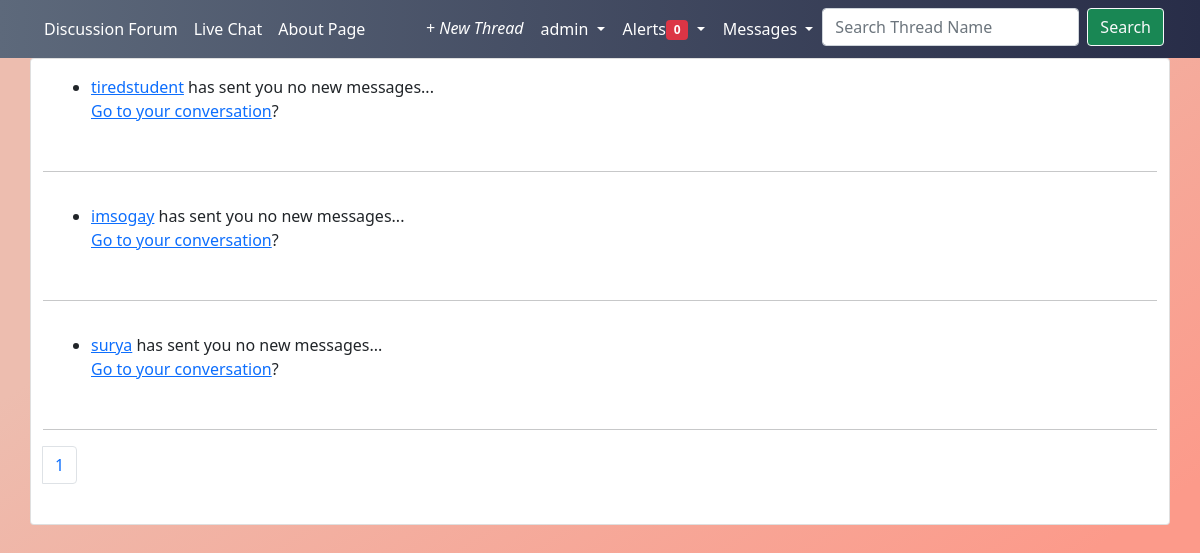
/direct_message/your_messages/ (signed in), run on an earlier commit of the app's database.
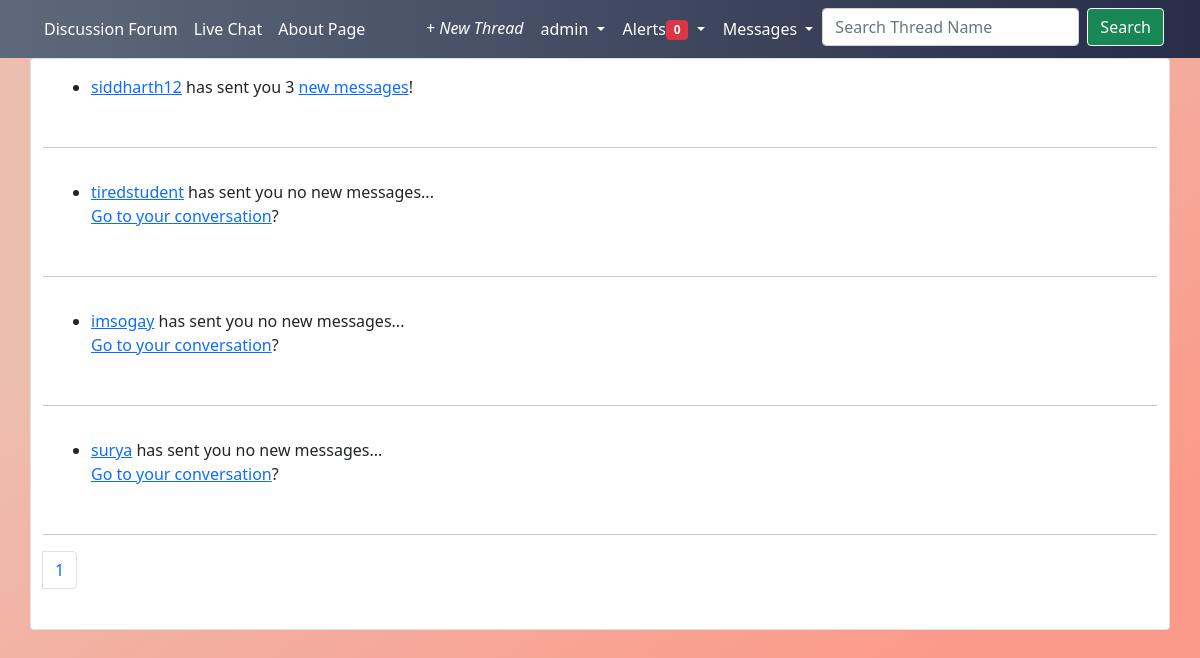
And on a later commit of the database.
### accounts/models.py (models this page shows)
class CustomUser(AbstractUser):
    USN = models.CharField(max_length = 10)

### direct_messages/views.py (the view)
# urls.py: path("your_messages/", Message_inbox, name="message_inbox"),
@login_required(login_url="login")
def Message_inbox(request):
    m = Message.get_message(user=request.user)
    p = Paginator(m, 25)  # TODO changable
    page = request.GET.get("page")
    page_of_message = p.get_page(page)
    context = {
        "messages": page_of_message,
    }
    return render(request, "messages/message_inbox.html", context)

### direct_messages/models.py (called while the page is built)
    def get_message(user):
        messages = Message.objects.filter(user=user).values(
            "recipient").annotate(last=models.Max("date")).order_by("-last")
        users = [
            {
                "recipient": CustomUser.objects.get(pk=message["recipient"]),
                "last": message["last"],
                "unread":Message.objects.filter(user=user, recipient__pk=message["recipient"], is_read=False).count(),
            }
            for message in messages
        ]
        return users

### notis/views.py (called while the page is built)
def CountNotifications(request):
    count = None
    if request.user.is_authenticated:
        count = Notification.objects.filter(
            reciever=request.user, is_seen=False).count()
    return {"count_notifications": count}

### templates/messages/message_inbox.html (shortened to what this page needs)
{% extends 'base.html' %}
{% load static %}
{% load crispy_forms_tags %}
{% block content %}
<div class="card">
    {% if messages %}
        {% for message in messages %}
        <div class="card-body">
        <ul>
            <li>
                <p>
                    <a href="{% url 'user_profile' message.recipient.profile.id %}">{{ message.recipient }}</a>
                    has sent you
                    {% if message.unread == 0 %}
                    no new messages...<br>
                    <a href="{% url 'directs' message.recipient.id %}">Go to your conversation</a>?
                    {% elif message.unread == 1 %}
                    {{ message.unread }} <a href="{% url 'directs' message.recipient.id %}"> new message</a>!
                    {% else %}
                    {{ message.unread }} <a href="{% url 'directs' message.recipient.id %}"> new messages</a>!
                    {% endif %}
                </p>
            </li>
        </ul>
      </div><hr>
        {% endfor %}
        {% if messages.paginator.num_pages > 2 %}
        <nav aria-label="Page navigation example">
            <ul class="pagination">
              <li class="page-item">
                {% if messages.has_previous %}
                <a class="page-link" href="?page={{messages.previous_page_number }}" aria-label="Previous">
                  <span aria-hidden="true">&laquo;</span>
                  <span class="sr-only"></span>
                </a>
              </li>
              <li class="page-item"><a class="page-link" href="?page=1">1</a></li>
              <li class="page-item"><a class="page-link" href="#">...</a></li>
              {% endif %}
              <li class="page-item active">
                <a class="page-link" href="{{messages.number }}">{{messages.number}} <span class="sr-only"></span></a>
              </li>
              <li class="page-item">
                {% if messages.has_next %}
                <li class="page-item"><a class="page-link" href="#">...</a></li>
                <li class="page-item"><a class="page-link" href="?page={{messages.paginator.num_pages}}">{{messages.paginator.num_pages}}</a></li>
                <a class="page-link" href="?page={{messages.next_page_number }}" aria-label="Next">
                  <span aria-hidden="true">&raquo;</span>
                  <span class="sr-only"></span>
                </a>
              </li>
              {% endif %}
              {% else %}
            <nav aria-label="Page navigation example">
                <ul class="pagination">
                  <li class="page-item">
                  <li class="page-item"><a class="page-link " href="{{messages.number }}">{{messages.number}}</a></li>
                </ul>
              </nav>
            {% endif %}
          </nav><br>
        </div>
    {% else %}
    <h4>You have no new messages...</h4>
    {% endif %}
{% endblock content %}

What changed in the data, as far as the page shows it:
added CustomUser: recipient "siddharth12", unread "3"
